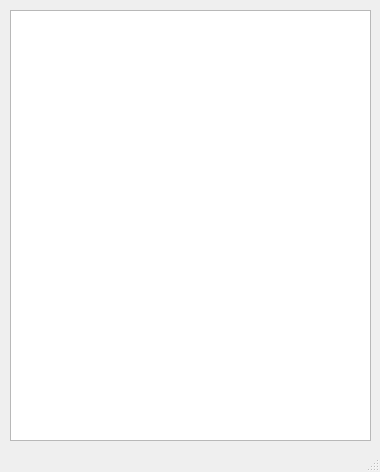
<?xml version="1.0" encoding="UTF-8"?>
<ui version="4.0">
 <class>Currency</class>
 <widget class="QMainWindow" name="Currency">
  <property name="geometry">
   <rect>
    <x>0</x>
    <y>0</y>
    <width>380</width>
    <height>472</height>
   </rect>
  </property>
  <property name="sizePolicy">
   <sizepolicy hsizetype="Fixed" vsizetype="Fixed">
    <horstretch>0</horstretch>
    <verstretch>0</verstretch>
   </sizepolicy>
  </property>
  <property name="minimumSize">
   <size>
    <width>380</width>
    <height>472</height>
   </size>
  </property>
  <property name="maximumSize">
   <size>
    <width>380</width>
    <height>472</height>
   </size>
  </property>
  <property name="windowTitle">
   <string>Валюти</string>
  </property>
  <widget class="QWidget" name="centralwidget">
   <widget class="QTableView" name="tableView">
    <property name="geometry">
     <rect>
      <x>10</x>
      <y>10</y>
      <width>361</width>
      <height>431</height>
     </rect>
    </property>
   </widget>
  </widget>
  <widget class="QMenuBar" name="menubar">
   <property name="geometry">
    <rect>
     <x>0</x>
     <y>0</y>
     <width>380</width>
     <height>20</height>
    </rect>
   </property>
  </widget>
  <widget class="QStatusBar" name="statusbar"/>
 </widget>
 <resources/>
 <connections/>
</ui>
